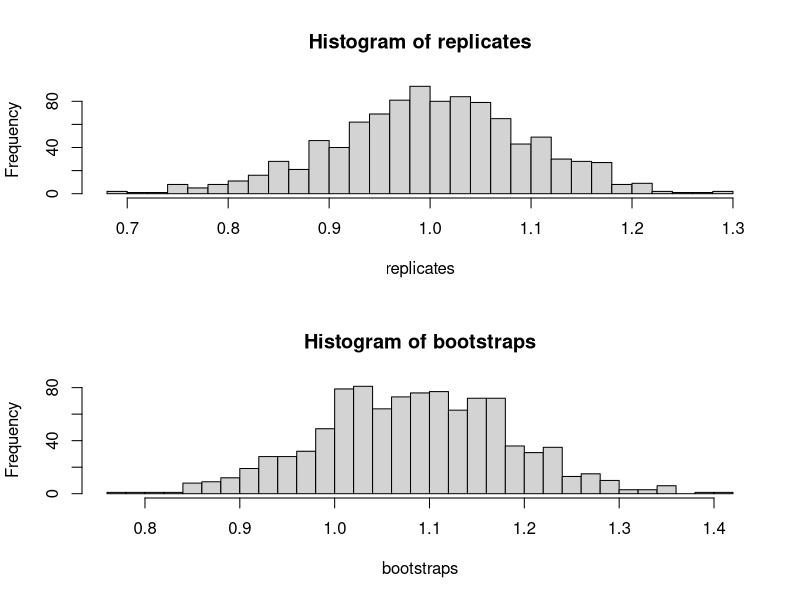

The R source for this figure:
# Week 1 script

MU <- 1
SD <- 3

sample_size <- 100
n <- 1000
replicates <- rep(0, n)
bootstraps <- rep(0, n)
x <- rnorm(sample_size, MU, SD)

for (i in 1:n) {
  replicates[i] <- mean(rnorm(n, MU, SD))
  bootstraps[i] <- mean(sample(x, n, replace=T))
}

par(mfrow=c(2, 1))
hist(replicates, 30)
hist(bootstraps, 30)
par(mfrow=c(1, 1))

mean(bootstraps) - mean(replicates)
sd(bootstraps) - sd(replicates)
# sd(bootstraps) is the SE of the mean